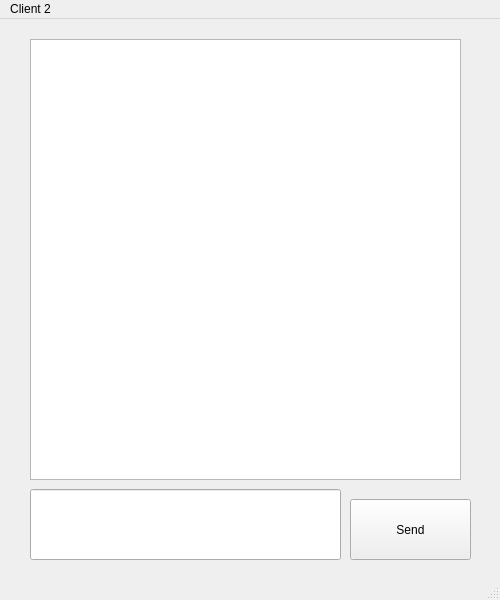
<?xml version="1.0" encoding="UTF-8"?>
<ui version="4.0">
 <class>MainWindow</class>
 <widget class="QMainWindow" name="MainWindow">
  <property name="geometry">
   <rect>
    <x>0</x>
    <y>0</y>
    <width>500</width>
    <height>600</height>
   </rect>
  </property>
  <property name="windowTitle">
   <string>MainWindow</string>
  </property>
  <widget class="QWidget" name="centralwidget">
   <widget class="QPushButton" name="pushButtonSend">
    <property name="geometry">
     <rect>
      <x>350</x>
      <y>480</y>
      <width>121</width>
      <height>61</height>
     </rect>
    </property>
    <property name="text">
     <string>Send</string>
    </property>
   </widget>
   <widget class="QTextEdit" name="textEditChat">
    <property name="geometry">
     <rect>
      <x>30</x>
      <y>20</y>
      <width>431</width>
      <height>441</height>
     </rect>
    </property>
    <property name="readOnly">
     <bool>true</bool>
    </property>
   </widget>
   <widget class="QLineEdit" name="lineEditMessage">
    <property name="geometry">
     <rect>
      <x>30</x>
      <y>470</y>
      <width>311</width>
      <height>71</height>
     </rect>
    </property>
   </widget>
  </widget>
  <widget class="QMenuBar" name="menubar">
   <property name="geometry">
    <rect>
     <x>0</x>
     <y>0</y>
     <width>500</width>
     <height>25</height>
    </rect>
   </property>
   <widget class="QMenu" name="menuClient_2">
    <property name="title">
     <string>Client 2</string>
    </property>
   </widget>
   <addaction name="menuClient_2"/>
  </widget>
  <widget class="QStatusBar" name="statusbar"/>
 </widget>
 <resources/>
 <connections/>
</ui>
